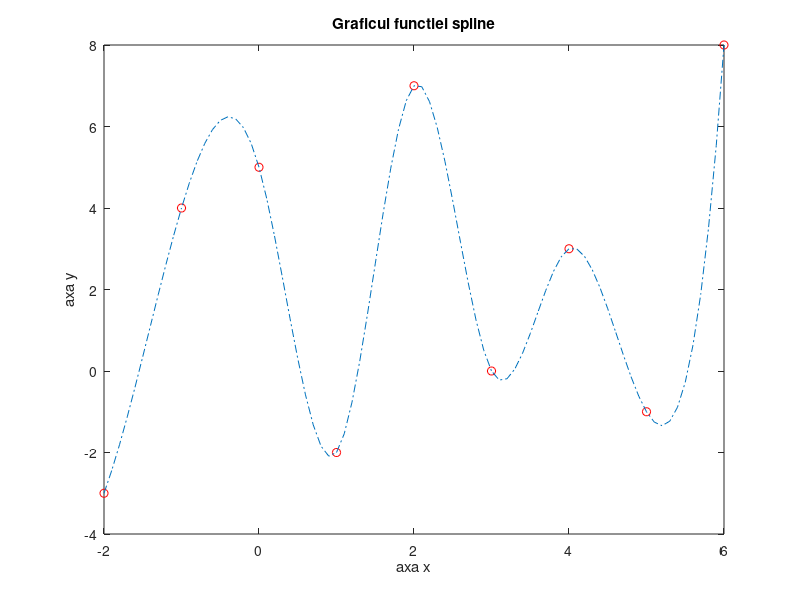

The MATLAB source for this figure:
x = -2 : 6;
y = [-3, 4, 5, -2, 7, 0, 3, -1, 8]
xi=-2:0.1:6;
z=interp1(x,y,xi,'spline')
plot(x,y,'ro',xi,z,'-.');
title('Graficul functiei spline')
xlabel('axa x'),ylabel('axa y')
